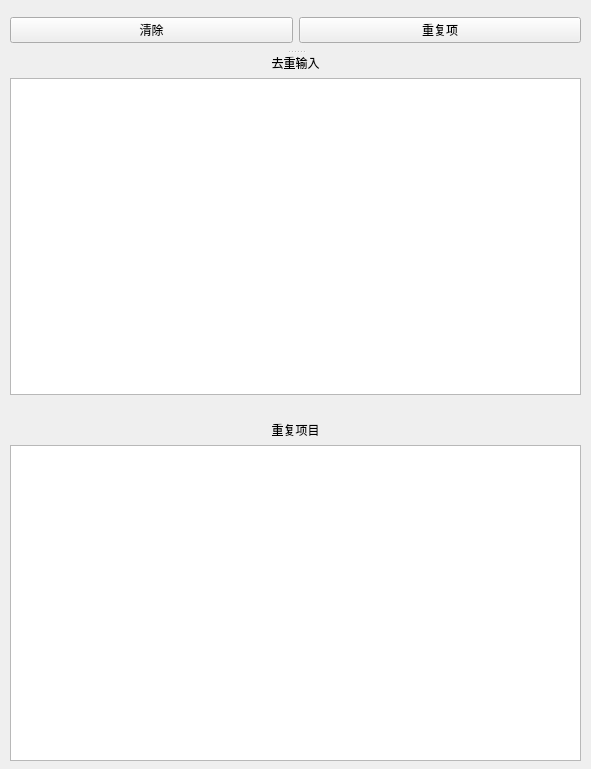
<?xml version="1.0" encoding="UTF-8"?>
<ui version="4.0">
 <class>rm_dup</class>
 <widget class="QWidget" name="rm_dup">
  <property name="geometry">
   <rect>
    <x>0</x>
    <y>0</y>
    <width>591</width>
    <height>769</height>
   </rect>
  </property>
  <property name="sizePolicy">
   <sizepolicy hsizetype="Fixed" vsizetype="Fixed">
    <horstretch>0</horstretch>
    <verstretch>0</verstretch>
   </sizepolicy>
  </property>
  <property name="minimumSize">
   <size>
    <width>591</width>
    <height>769</height>
   </size>
  </property>
  <property name="maximumSize">
   <size>
    <width>591</width>
    <height>769</height>
   </size>
  </property>
  <property name="windowTitle">
   <string>位号去重</string>
  </property>
  <widget class="QSplitter" name="splitter">
   <property name="geometry">
    <rect>
     <x>10</x>
     <y>10</y>
     <width>571</width>
     <height>751</height>
    </rect>
   </property>
   <property name="orientation">
    <enum>Qt::Vertical</enum>
   </property>
   <widget class="QWidget" name="layoutWidget">
    <layout class="QHBoxLayout" name="horizontalLayout">
     <item>
      <widget class="QPushButton" name="pushButton_CLR">
       <property name="text">
        <string>清除</string>
       </property>
      </widget>
     </item>
     <item>
      <widget class="QPushButton" name="pushButton_dup">
       <property name="text">
        <string>重复项</string>
       </property>
      </widget>
     </item>
    </layout>
   </widget>
   <widget class="QWidget" name="layoutWidget">
    <layout class="QVBoxLayout" name="verticalLayout_2">
     <item>
      <widget class="QLabel" name="label_2">
       <property name="text">
        <string>去重输入</string>
       </property>
       <property name="alignment">
        <set>Qt::AlignCenter</set>
       </property>
      </widget>
     </item>
     <item>
      <widget class="QTextEdit" name="textEdit__input"/>
     </item>
     <item>
      <spacer name="horizontalSpacer">
       <property name="orientation">
        <enum>Qt::Horizontal</enum>
       </property>
       <property name="sizeHint" stdset="0">
        <size>
         <width>579</width>
         <height>20</height>
        </size>
       </property>
      </spacer>
     </item>
     <item>
      <widget class="QLabel" name="label">
       <property name="text">
        <string>重复项目</string>
       </property>
       <property name="alignment">
        <set>Qt::AlignCenter</set>
       </property>
      </widget>
     </item>
     <item>
      <widget class="QTextBrowser" name="textBrowser_dup"/>
     </item>
    </layout>
   </widget>
  </widget>
 </widget>
 <resources/>
 <connections/>
</ui>
